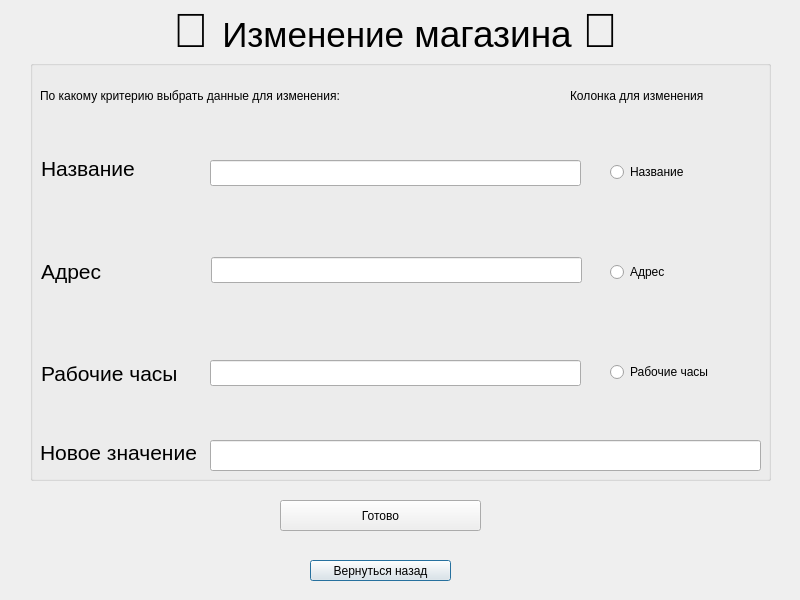
<?xml version="1.0" encoding="UTF-8"?>
<ui version="4.0">
 <class>update_shop</class>
 <widget class="QDialog" name="update_shop">
  <property name="geometry">
   <rect>
    <x>0</x>
    <y>0</y>
    <width>800</width>
    <height>600</height>
   </rect>
  </property>
  <property name="windowTitle">
   <string>Dialog</string>
  </property>
  <widget class="QGroupBox" name="groupBox">
   <property name="geometry">
    <rect>
     <x>30</x>
     <y>60</y>
     <width>741</width>
     <height>421</height>
    </rect>
   </property>
   <property name="title">
    <string/>
   </property>
   <widget class="QLabel" name="label_7">
    <property name="geometry">
     <rect>
      <x>10</x>
      <y>20</y>
      <width>461</width>
      <height>31</height>
     </rect>
    </property>
    <property name="text">
     <string>По какому критерию выбрать данные для изменения:</string>
    </property>
   </widget>
   <widget class="QLineEdit" name="newVal">
    <property name="geometry">
     <rect>
      <x>180</x>
      <y>380</y>
      <width>551</width>
      <height>31</height>
     </rect>
    </property>
   </widget>
   <widget class="QLabel" name="label_9">
    <property name="geometry">
     <rect>
      <x>10</x>
      <y>380</y>
      <width>161</width>
      <height>21</height>
     </rect>
    </property>
    <property name="text">
     <string>&lt;html&gt;&lt;head/&gt;&lt;body&gt;&lt;p&gt;&lt;span style=&quot; font-size:16pt;&quot;&gt;Новое значение&lt;/span&gt;&lt;/p&gt;&lt;/body&gt;&lt;/html&gt;</string>
    </property>
   </widget>
   <widget class="QLabel" name="label_11">
    <property name="geometry">
     <rect>
      <x>540</x>
      <y>20</y>
      <width>461</width>
      <height>31</height>
     </rect>
    </property>
    <property name="text">
     <string>Колонка для изменения</string>
    </property>
   </widget>
   <widget class="QRadioButton" name="radioButton_10">
    <property name="geometry">
     <rect>
      <x>580</x>
      <y>100</y>
      <width>121</width>
      <height>24</height>
     </rect>
    </property>
    <property name="text">
     <string>Название</string>
    </property>
   </widget>
   <widget class="QRadioButton" name="radioButton_16">
    <property name="geometry">
     <rect>
      <x>580</x>
      <y>200</y>
      <width>81</width>
      <height>24</height>
     </rect>
    </property>
    <property name="text">
     <string>Адрес</string>
    </property>
   </widget>
   <widget class="QRadioButton" name="radioButton_18">
    <property name="geometry">
     <rect>
      <x>580</x>
      <y>300</y>
      <width>151</width>
      <height>24</height>
     </rect>
    </property>
    <property name="text">
     <string>Рабочие часы</string>
    </property>
   </widget>
   <widget class="QWidget" name="">
    <property name="geometry">
     <rect>
      <x>11</x>
      <y>61</y>
      <width>141</width>
      <height>301</height>
     </rect>
    </property>
    <layout class="QVBoxLayout" name="verticalLayout">
     <item>
      <widget class="QLabel" name="dfg_2">
       <property name="text">
        <string>&lt;html&gt;&lt;head/&gt;&lt;body&gt;&lt;p&gt;&lt;span style=&quot; font-size:16pt;&quot;&gt;Название&lt;/span&gt;&lt;/p&gt;&lt;/body&gt;&lt;/html&gt;</string>
       </property>
      </widget>
     </item>
     <item>
      <widget class="QLabel" name="dfggfd_2">
       <property name="text">
        <string>&lt;html&gt;&lt;head/&gt;&lt;body&gt;&lt;p&gt;&lt;span style=&quot; font-size:16pt;&quot;&gt;Адрес&lt;/span&gt;&lt;/p&gt;&lt;/body&gt;&lt;/html&gt;</string>
       </property>
      </widget>
     </item>
     <item>
      <widget class="QLabel" name="dfgfgd_4">
       <property name="text">
        <string>&lt;html&gt;&lt;head/&gt;&lt;body&gt;&lt;p&gt;&lt;span style=&quot; font-size:16pt;&quot;&gt;Рабочие часы&lt;/span&gt;&lt;/p&gt;&lt;/body&gt;&lt;/html&gt;</string>
       </property>
      </widget>
     </item>
    </layout>
   </widget>
   <widget class="QLineEdit" name="name_2">
    <property name="geometry">
     <rect>
      <x>180</x>
      <y>100</y>
      <width>371</width>
      <height>26</height>
     </rect>
    </property>
   </widget>
   <widget class="QLineEdit" name="workinghours_2">
    <property name="geometry">
     <rect>
      <x>180</x>
      <y>300</y>
      <width>371</width>
      <height>26</height>
     </rect>
    </property>
   </widget>
   <widget class="QLineEdit" name="address_2">
    <property name="geometry">
     <rect>
      <x>181</x>
      <y>197</y>
      <width>371</width>
      <height>26</height>
     </rect>
    </property>
   </widget>
  </widget>
  <widget class="QPushButton" name="pushButton">
   <property name="geometry">
    <rect>
     <x>310</x>
     <y>560</y>
     <width>141</width>
     <height>21</height>
    </rect>
   </property>
   <property name="text">
    <string>Вернуться назад</string>
   </property>
  </widget>
  <widget class="QPushButton" name="pushButton_2">
   <property name="geometry">
    <rect>
     <x>280</x>
     <y>500</y>
     <width>201</width>
     <height>31</height>
    </rect>
   </property>
   <property name="text">
    <string>Готово</string>
   </property>
  </widget>
  <widget class="QLabel" name="label">
   <property name="geometry">
    <rect>
     <x>100</x>
     <y>0</y>
     <width>591</width>
     <height>61</height>
    </rect>
   </property>
   <property name="text">
    <string>&lt;html&gt;&lt;head/&gt;&lt;body&gt;&lt;p align=&quot;center&quot;&gt;&lt;span style=&quot; font-size:36pt;&quot;&gt;🏪 &lt;/span&gt;&lt;span style=&quot; font-size:26pt;&quot;&gt;Изменение&lt;/span&gt;&lt;span style=&quot; font-size:28pt;&quot;&gt; магазина &lt;/span&gt;&lt;span style=&quot; font-size:36pt;&quot;&gt;🏪&lt;/span&gt;&lt;/p&gt;&lt;/body&gt;&lt;/html&gt;</string>
   </property>
  </widget>
 </widget>
 <resources/>
 <connections/>
</ui>
